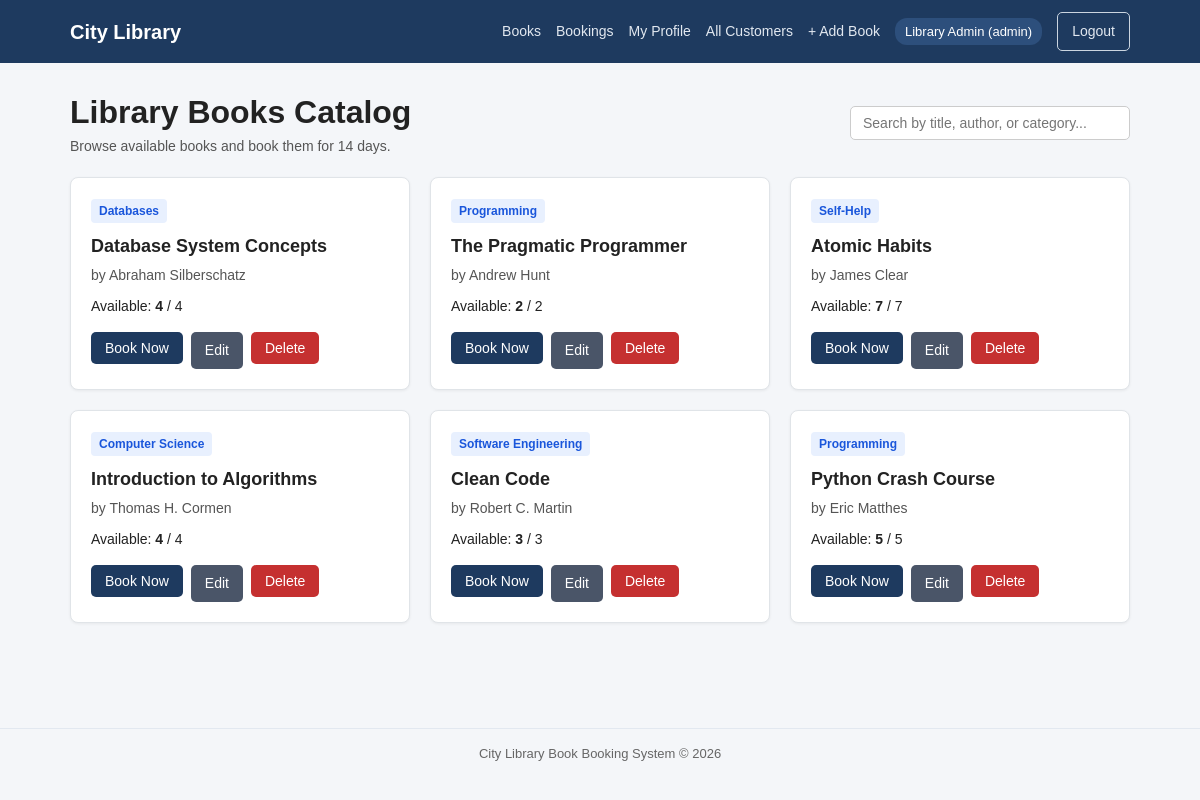
The page / (signed in) on the database its author committed.
### tables this page shows
CREATE TABLE users (
            id INTEGER PRIMARY KEY AUTOINCREMENT,
            name TEXT NOT NULL,
            email TEXT UNIQUE NOT NULL,
            password_hash TEXT NOT NULL,
            role TEXT NOT NULL DEFAULT 'student',
            phone TEXT DEFAULT '',
            student_code TEXT DEFAULT '',
            created_at TEXT DEFAULT CURRENT_TIMESTAMP
        );

CREATE TABLE books (
            id INTEGER PRIMARY KEY AUTOINCREMENT,
            title TEXT NOT NULL,
            author TEXT NOT NULL,
            category TEXT NOT NULL,
            total_copies INTEGER NOT NULL DEFAULT 1,
            available_copies INTEGER NOT NULL DEFAULT 1
        );

### main.py (the view)
@app.get("/")
def home(request: Request, msg: str = ""):
    user = get_current_user(request)
    conn = get_connection()
    books = conn.execute("SELECT * FROM books ORDER BY id DESC").fetchall()
    conn.close()
    return templates.TemplateResponse(
        request=request,
        name="index.html",
        context={"user": user, "books": books, "msg": msg},
    )

### templates/index.html (shortened to what this page needs)
{% extends "base.html" %}
{% block content %}
<div class="page-header">
    <div>
        <h1>Library Books Catalog</h1>
        <p class="subtitle">Browse available books and book them for 14 days.</p>
    </div>
    <input type="text" id="bookSearch" class="search-input" placeholder="Search by title, author, or category...">
</div>
<div class="book-grid" id="bookGrid">
    {% for book in books %}
    <div class="card book-card" data-search="{{ book.title|lower }} {{ book.author|lower }} {{ book.category|lower }}">
        <span class="category-tag">{{ book.category }}</span>
        <h3>{{ book.title }}</h3>
        <p class="author">by {{ book.author }}</p>
        <p class="copies">
            Available: <strong>{{ book.available_copies }}</strong> / {{ book.total_copies }}
        </p>
        <div class="card-actions">
            {% if user %}
                {% if book.available_copies > 0 %}
                    <form action="/bookings/create/{{ book.id }}" method="post">
                        <button type="submit" class="btn btn-primary">Book Now</button>
                    </form>
                {% else %}
                    <button class="btn btn-disabled" disabled>Out of Stock</button>
                {% endif %}
                {% if user.role == 'admin' %}
                    <a href="/books/edit/{{ book.id }}" class="btn btn-secondary">Edit</a>
                    <form action="/books/delete/{{ book.id }}" method="post" onsubmit="return confirmAction('Delete this book?');">
                        <button type="submit" class="btn btn-danger">Delete</button>
                    </form>
                {% endif %}
            {% else %}
                <a href="/login" class="btn btn-outline">Login to Book</a>
            {% endif %}
        </div>
    </div>
    {% else %}
    <p>No books found in the library.</p>
    {% endfor %}
</div>
{% endblock %}

### templates/base.html (shortened to what this page needs)
<!DOCTYPE html>
<html lang="en">
<head>
    <link rel="stylesheet" href="/static/style.css">
</head>
<body>
    <nav class="navbar">
        <div class="nav-container">
            <a href="/" class="brand">City Library</a>
            <div class="nav-links">
                <a href="/">Books</a>
                {% if user %}
                    <a href="/bookings">Bookings</a>
                    <a href="/profile">My Profile</a>
                    {% if user.role == 'admin' %}
                        <a href="/admin/profiles">All Customers</a>
                        <a href="/books/add">+ Add Book</a>
                    {% endif %}
                    <span class="user-badge">{{ user.name }} ({{ user.role }})</span>
                    <a href="/logout" class="btn btn-outline">Logout</a>
                {% else %}
                    <a href="/login">Login</a>
                    <a href="/register" class="btn btn-primary">Register</a>
                {% endif %}
            </div>
        </div>
    </nav>
    <main class="container">
        {% block content %}{% endblock %}
    </main>
    <footer class="footer">
        <p>City Library Book Booking System &copy; 2026</p>
    </footer>
</body>
</html>

### static/style.css (style rules this page uses)
* { box-sizing: border-box; margin: 0; padding: 0; }
body { font-family: Arial, Helvetica, sans-serif; background-color: #f4f6f9; color: #222; line-height: 1.5; }
.navbar { background-color: #1e3a5f; color: #fff; padding: 12px 0; }
.nav-container { max-width: 1100px; margin: 0 auto; padding: 0 20px; display: flex; justify-content: space-between; align-items: center; flex-wrap: wrap; gap: 10px; }
.brand { color: #fff; font-size: 20px; font-weight: bold; text-decoration: none; }
.nav-links { display: flex; align-items: center; gap: 15px; flex-wrap: wrap; }
.nav-links a { color: #e2e8f0; text-decoration: none; font-size: 14px; }
.user-badge { background-color: #2d4f7c; padding: 4px 10px; border-radius: 12px; font-size: 13px; }
.container { max-width: 1100px; margin: 25px auto; padding: 0 20px; min-height: 75vh; }
.page-header { display: flex; justify-content: space-between; align-items: center; flex-wrap: wrap; gap: 15px; margin-bottom: 20px; }
.subtitle { color: #555; font-size: 14px; }
.search-input { padding: 8px 12px; border: 1px solid #ccc; border-radius: 5px; width: 280px; font-size: 14px; }
.book-grid { display: grid; grid-template-columns: repeat(auto-fill, minmax(280px, 1fr)); gap: 20px; }
.card { background: #fff; padding: 20px; border-radius: 8px; border: 1px solid #e0e4e8; box-shadow: 0 1px 3px rgba(0, 0, 0, 0.06); }
.book-card h3 { margin: 10px 0 5px; font-size: 18px; }
.author { color: #555; font-size: 14px; margin-bottom: 10px; }
.copies { font-size: 14px; margin-bottom: 15px; }
.category-tag { display: inline-block; background-color: #e8f0fe; color: #1a56db; padding: 3px 8px; border-radius: 4px; font-size: 12px; font-weight: bold; }
.card-actions { display: flex; gap: 8px; flex-wrap: wrap; }
.btn { display: inline-block; padding: 8px 14px; border: none; border-radius: 5px; cursor: pointer; font-size: 14px; text-decoration: none; text-align: center; }
.btn-primary { background-color: #1e3a5f; color: #fff; }
.btn-secondary { background-color: #4a5568; color: #fff; }
.btn-danger { background-color: #c53030; color: #fff; }
.btn-outline { border: 1px solid #cbd5e0; color: #fff; background: transparent; }
.footer { text-align: center; padding: 15px; color: #666; font-size: 13px; border-top: 1px solid #e2e8f0; margin-top: 40px; }

### rows shown on the page
users: name "Library Admin", role "admin"
books: category "Databases", title "Database System Concepts", author "Abraham Silberschatz", available_copies "4", total_copies "4"
books: category "Programming", title "The Pragmatic Programmer", author "Andrew Hunt", available_copies "2", total_copies "2"
books: category "Self-Help", title "Atomic Habits", author "James Clear", available_copies "7", total_copies "7"
books: category "Computer Science", title "Introduction to Algorithms", author "Thomas H. Cormen", available_copies "4", total_copies "4"
books: category "Software Engineering", title "Clean Code", author "Robert C. Martin", available_copies "3", total_copies "3"
books: category "Programming", title "Python Crash Course", author "Eric Matthes", available_copies "5", total_copies "5"
